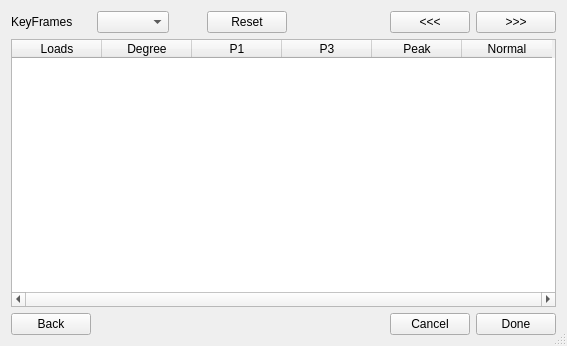
<?xml version="1.0" encoding="UTF-8"?>
<ui version="4.0">
 <class>Dialog</class>
 <widget class="QDialog" name="Dialog">
  <property name="geometry">
   <rect>
    <x>0</x>
    <y>0</y>
    <width>567</width>
    <height>346</height>
   </rect>
  </property>
  <property name="windowTitle">
   <string>Live Load Definition</string>
  </property>
  <property name="sizeGripEnabled">
   <bool>true</bool>
  </property>
  <layout class="QGridLayout" name="gridLayout">
   <item row="1" column="0" colspan="9">
    <widget class="QTableWidget" name="liveLoadsTable">
     <property name="horizontalScrollBarPolicy">
      <enum>Qt::ScrollBarAlwaysOn</enum>
     </property>
     <property name="sizeAdjustPolicy">
      <enum>QAbstractScrollArea::AdjustToContents</enum>
     </property>
     <property name="sortingEnabled">
      <bool>true</bool>
     </property>
     <attribute name="horizontalHeaderVisible">
      <bool>true</bool>
     </attribute>
     <attribute name="horizontalHeaderCascadingSectionResizes">
      <bool>false</bool>
     </attribute>
     <attribute name="horizontalHeaderDefaultSectionSize">
      <number>90</number>
     </attribute>
     <attribute name="horizontalHeaderMinimumSectionSize">
      <number>50</number>
     </attribute>
     <attribute name="horizontalHeaderShowSortIndicator" stdset="0">
      <bool>true</bool>
     </attribute>
     <column>
      <property name="text">
       <string>Loads</string>
      </property>
     </column>
     <column>
      <property name="text">
       <string>Degree</string>
      </property>
     </column>
     <column>
      <property name="text">
       <string>P1</string>
      </property>
     </column>
     <column>
      <property name="text">
       <string>P3</string>
      </property>
     </column>
     <column>
      <property name="text">
       <string>Peak</string>
      </property>
     </column>
     <column>
      <property name="text">
       <string>Normal</string>
      </property>
     </column>
    </widget>
   </item>
   <item row="2" column="8">
    <widget class="QPushButton" name="done">
     <property name="text">
      <string>Done</string>
     </property>
     <property name="autoDefault">
      <bool>false</bool>
     </property>
    </widget>
   </item>
   <item row="2" column="0">
    <widget class="QPushButton" name="back">
     <property name="text">
      <string>Back</string>
     </property>
     <property name="autoDefault">
      <bool>false</bool>
     </property>
    </widget>
   </item>
   <item row="0" column="8">
    <widget class="QPushButton" name="nextFrame">
     <property name="text">
      <string>&gt;&gt;&gt;</string>
     </property>
     <property name="autoDefault">
      <bool>false</bool>
     </property>
    </widget>
   </item>
   <item row="0" column="7">
    <widget class="QPushButton" name="previousFrame">
     <property name="text">
      <string>&lt;&lt;&lt;</string>
     </property>
     <property name="autoDefault">
      <bool>false</bool>
     </property>
    </widget>
   </item>
   <item row="0" column="0">
    <widget class="QLabel" name="label">
     <property name="text">
      <string>KeyFrames</string>
     </property>
    </widget>
   </item>
   <item row="0" column="3">
    <widget class="QPushButton" name="reset">
     <property name="text">
      <string>Reset</string>
     </property>
     <property name="autoDefault">
      <bool>false</bool>
     </property>
    </widget>
   </item>
   <item row="2" column="7">
    <widget class="QPushButton" name="pushButton">
     <property name="text">
      <string>Cancel</string>
     </property>
     <property name="autoDefault">
      <bool>false</bool>
     </property>
    </widget>
   </item>
   <item row="0" column="1">
    <widget class="QComboBox" name="keyFrames"/>
   </item>
  </layout>
 </widget>
 <resources/>
 <connections>
  <connection>
   <sender>pushButton</sender>
   <signal>clicked()</signal>
   <receiver>Dialog</receiver>
   <slot>close()</slot>
   <hints>
    <hint type="sourcelabel">
     <x>296</x>
     <y>317</y>
    </hint>
    <hint type="destinationlabel">
     <x>83</x>
     <y>324</y>
    </hint>
   </hints>
  </connection>
  <connection>
   <sender>done</sender>
   <signal>clicked()</signal>
   <receiver>Dialog</receiver>
   <slot>accept()</slot>
   <hints>
    <hint type="sourcelabel">
     <x>426</x>
     <y>325</y>
    </hint>
    <hint type="destinationlabel">
     <x>438</x>
     <y>348</y>
    </hint>
   </hints>
  </connection>
 </connections>
</ui>
